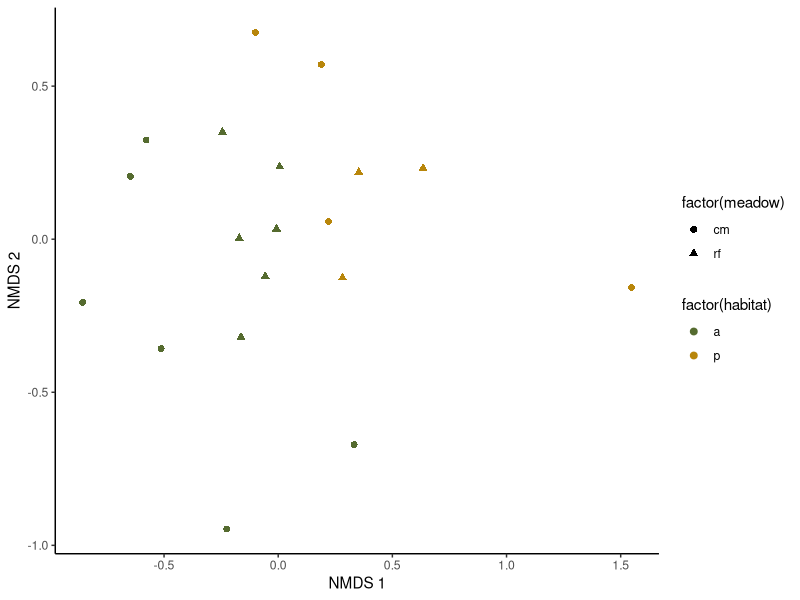

Write R code to recreate this figure. (Note: this script raises an error after producing the figure.)
library(vegan)
library(tidyverse)
library(here)

### Field data --------------
field.data.raw <- read.csv(here("data/SRWC-seedbank_plant-survey_2024-02-26.csv"), header = TRUE)

## Color 
fun.palatte <- c("darkolivegreen","darkgoldenrod")

# removing duplicate rows
dup.1 <- which(field.data.raw$plot == "rf.6.a" & field.data.raw$species.code == "unkfb")[2]
dup.2 <- which(field.data.raw$plot == "rf.4.p" & field.data.raw$species.code == "sidore")[2]
drop <- c(dup.1, dup.2)

field.data <- field.data.raw %>% filter(!row_number() %in% drop)

# switching to wide format for vegan
field.wide <- field.data %>%
pivot_wider(names_from = species.code, values_from = species.count, 
            names_sort = TRUE, values_fill = 0)

view(field.wide)

##Permanova 

# species matrix only
sp.matrix <- field.wide %>% select(abicon:vioadu)

perma.1 <- adonis2(sp.matrix ~ habitat + meadow, 
                    data = field.wide, method ="jaccard")

perma.1



## Code for plotting NMDS

jaccard.dist <- vegdist(sp.matrix, method="jaccard")
nmds <- metaMDS(jaccard.dist, k=2, tol=0.001, maxit=100) # figures out where the points should go

nmdsPlot <- tibble(x=nmds$points[,1], y=nmds$points[,2])
nmdsPlot[,c('meadow','habitat','transect','plot')] <- 
  field.wide[,c('meadow','habitat','transect','plot')]

ggplot(nmdsPlot, aes(x, y, shape=factor(meadow), color=factor(habitat))) +
  geom_point(size=2) + 
  scale_color_manual(values = fun.palatte) +
  theme_classic() +
  xlab('NMDS 1') +
  ylab('NMDS 2')

ggsave(plot = nmdsPlot , filename = "figures/NMDS_species_field.data.png", width = 6, height = 4, units = "in")

## Greenhouse data ---------------
greenhouse.sum.clean 

# using greenhouse.sum.clean data from Rmd file

# switching to wide format for vegan
greenhouse.wide <- greenhouse.sum.clean %>%
  pivot_wider(names_from = species.code, values_from = species.count, 
              names_sort = TRUE, values_fill = 0)

view(field.wide)

##Permanova 

# species matrix only
sp.matrix <- field.wide %>% select(abicon:vioadu)

perma.1 <- adonis2(sp.matrix ~ habitat + meadow, 
                   data = field.wide, method ="jaccard")

perma.1





greenhouse.sum.clean
